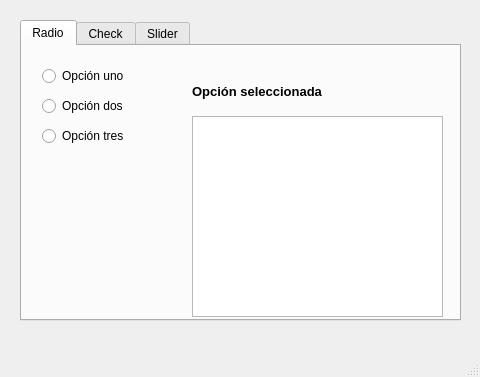
<?xml version="1.0" encoding="UTF-8"?>
<ui version="4.0">
 <class>MainWindow</class>
 <widget class="QMainWindow" name="MainWindow">
  <property name="geometry">
   <rect>
    <x>0</x>
    <y>0</y>
    <width>480</width>
    <height>377</height>
   </rect>
  </property>
  <property name="windowTitle">
   <string>MainWindow</string>
  </property>
  <widget class="QWidget" name="centralwidget">
   <widget class="QSlider" name="horizontalSlider">
    <property name="geometry">
     <rect>
      <x>170</x>
      <y>680</y>
      <width>160</width>
      <height>22</height>
     </rect>
    </property>
    <property name="orientation">
     <enum>Qt::Horizontal</enum>
    </property>
   </widget>
   <widget class="QTabWidget" name="tabWidget">
    <property name="geometry">
     <rect>
      <x>20</x>
      <y>20</y>
      <width>441</width>
      <height>301</height>
     </rect>
    </property>
    <property name="currentIndex">
     <number>0</number>
    </property>
    <widget class="QWidget" name="tab">
     <attribute name="title">
      <string>Radio</string>
     </attribute>
     <widget class="QRadioButton" name="radioButton_3">
      <property name="geometry">
       <rect>
        <x>20</x>
        <y>80</y>
        <width>95</width>
        <height>20</height>
       </rect>
      </property>
      <property name="text">
       <string>Opción tres</string>
      </property>
     </widget>
     <widget class="QRadioButton" name="radioButton">
      <property name="geometry">
       <rect>
        <x>20</x>
        <y>20</y>
        <width>95</width>
        <height>20</height>
       </rect>
      </property>
      <property name="text">
       <string>Opción uno</string>
      </property>
     </widget>
     <widget class="QRadioButton" name="radioButton_2">
      <property name="geometry">
       <rect>
        <x>20</x>
        <y>50</y>
        <width>95</width>
        <height>20</height>
       </rect>
      </property>
      <property name="text">
       <string>Opción dos</string>
      </property>
     </widget>
     <widget class="QPlainTextEdit" name="plainTextEdit">
      <property name="geometry">
       <rect>
        <x>170</x>
        <y>70</y>
        <width>251</width>
        <height>201</height>
       </rect>
      </property>
     </widget>
     <widget class="QLabel" name="label">
      <property name="geometry">
       <rect>
        <x>170</x>
        <y>35</y>
        <width>181</width>
        <height>21</height>
       </rect>
      </property>
      <property name="font">
       <font>
        <pointsize>10</pointsize>
        <weight>75</weight>
        <bold>true</bold>
       </font>
      </property>
      <property name="text">
       <string>Opción seleccionada</string>
      </property>
     </widget>
    </widget>
    <widget class="QWidget" name="tab_2">
     <attribute name="title">
      <string>Check</string>
     </attribute>
     <widget class="QCheckBox" name="checkBox">
      <property name="geometry">
       <rect>
        <x>30</x>
        <y>40</y>
        <width>81</width>
        <height>20</height>
       </rect>
      </property>
      <property name="text">
       <string>Gato</string>
      </property>
     </widget>
     <widget class="QCheckBox" name="checkBox_2">
      <property name="geometry">
       <rect>
        <x>30</x>
        <y>70</y>
        <width>81</width>
        <height>20</height>
       </rect>
      </property>
      <property name="text">
       <string>Perro</string>
      </property>
     </widget>
     <widget class="QTextEdit" name="textEdit">
      <property name="geometry">
       <rect>
        <x>150</x>
        <y>40</y>
        <width>151</width>
        <height>41</height>
       </rect>
      </property>
     </widget>
    </widget>
    <widget class="QWidget" name="tab_3">
     <attribute name="title">
      <string>Slider</string>
     </attribute>
     <widget class="QDial" name="dial">
      <property name="geometry">
       <rect>
        <x>20</x>
        <y>20</y>
        <width>50</width>
        <height>64</height>
       </rect>
      </property>
     </widget>
     <widget class="QSlider" name="horizontalSlider_2">
      <property name="geometry">
       <rect>
        <x>30</x>
        <y>100</y>
        <width>160</width>
        <height>22</height>
       </rect>
      </property>
      <property name="orientation">
       <enum>Qt::Horizontal</enum>
      </property>
     </widget>
     <widget class="QPushButton" name="pushButton">
      <property name="geometry">
       <rect>
        <x>30</x>
        <y>150</y>
        <width>93</width>
        <height>28</height>
       </rect>
      </property>
      <property name="text">
       <string>Suma</string>
      </property>
     </widget>
     <widget class="QTextEdit" name="textEdit_2">
      <property name="geometry">
       <rect>
        <x>250</x>
        <y>60</y>
        <width>141</width>
        <height>31</height>
       </rect>
      </property>
     </widget>
     <widget class="QLabel" name="label_2">
      <property name="geometry">
       <rect>
        <x>250</x>
        <y>40</y>
        <width>91</width>
        <height>16</height>
       </rect>
      </property>
      <property name="text">
       <string>Resultado</string>
      </property>
     </widget>
    </widget>
   </widget>
  </widget>
  <widget class="QMenuBar" name="menubar">
   <property name="geometry">
    <rect>
     <x>0</x>
     <y>0</y>
     <width>480</width>
     <height>26</height>
    </rect>
   </property>
  </widget>
  <widget class="QStatusBar" name="statusbar"/>
 </widget>
 <resources/>
 <connections/>
</ui>
